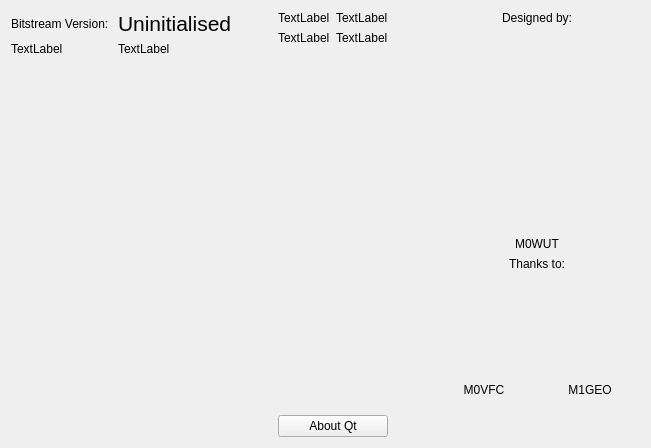
      <widget class="QWidget" name="tab_info">
       <attribute name="icon">
        <iconset resource="resources.qrc">
         <normaloff>:/resources/img/icon_info.png</normaloff>:/resources/img/icon_info.png</iconset>
       </attribute>
       <attribute name="title">
        <string/>
       </attribute>
       <layout class="QHBoxLayout" name="horizontalLayout_4">
        <item>
         <layout class="QHBoxLayout" name="horizontalLayout_3">
          <item>
           <layout class="QVBoxLayout" name="verticalLayout_6">
            <item>
             <layout class="QGridLayout" name="gridLayout_2">
              <item row="0" column="0">
               <widget class="QLabel" name="label_4">
                <property name="sizePolicy">
                 <sizepolicy hsizetype="Preferred" vsizetype="Preferred">
                  <horstretch>0</horstretch>
                  <verstretch>0</verstretch>
                 </sizepolicy>
                </property>
                <property name="minimumSize">
                 <size>
                  <width>0</width>
                  <height>0</height>
                 </size>
                </property>
                <property name="text">
                 <string>Bitstream Version: </string>
                </property>
               </widget>
              </item>
              <item row="0" column="1">
               <widget class="QLabel" name="label_bitstreamVersion">
                <property name="minimumSize">
                 <size>
                  <width>0</width>
                  <height>0</height>
                 </size>
                </property>
                <property name="font">
                 <font>
                  <pointsize>16</pointsize>
                 </font>
                </property>
                <property name="text">
                 <string>Uninitialised</string>
                </property>
               </widget>
              </item>
              <item row="1" column="0">
               <widget class="QLabel" name="label_10">
                <property name="sizePolicy">
                 <sizepolicy hsizetype="Preferred" vsizetype="Preferred">
                  <horstretch>0</horstretch>
                  <verstretch>0</verstretch>
                 </sizepolicy>
                </property>
                <property name="minimumSize">
                 <size>
                  <width>0</width>
                  <height>0</height>
                 </size>
                </property>
                <property name="text">
                 <string>TextLabel</string>
                </property>
               </widget>
              </item>
              <item row="1" column="1">
               <widget class="QLabel" name="label_8">
                <property name="minimumSize">
                 <size>
                  <width>0</width>
                  <height>0</height>
                 </size>
                </property>
                <property name="text">
                 <string>TextLabel</string>
                </property>
               </widget>
              </item>
             </layout>
            </item>
            <item>
             <spacer name="verticalSpacer_2">
              <property name="orientation">
               <enum>Qt::Vertical</enum>
              </property>
              <property name="sizeType">
               <enum>QSizePolicy::Expanding</enum>
              </property>
              <property name="sizeHint" stdset="0">
               <size>
                <width>20</width>
                <height>40</height>
               </size>
              </property>
             </spacer>
            </item>
           </layout>
          </item>
          <item>
           <spacer name="horizontalSpacer_2">
            <property name="orientation">
             <enum>Qt::Horizontal</enum>
            </property>
            <property name="sizeType">
             <enum>QSizePolicy::Fixed</enum>
            </property>
            <property name="sizeHint" stdset="0">
             <size>
              <width>40</width>
              <height>20</height>
             </size>
            </property>
           </spacer>
          </item>
          <item>
           <layout class="QVBoxLayout" name="verticalLayout_5">
            <item>
             <layout class="QGridLayout" name="gridLayout_3">
              <item row="0" column="0">
               <widget class="QLabel" name="label_12">
                <property name="sizePolicy">
                 <sizepolicy hsizetype="Preferred" vsizetype="Preferred">
                  <horstretch>0</horstretch>
                  <verstretch>0</verstretch>
                 </sizepolicy>
                </property>
                <property name="minimumSize">
                 <size>
                  <width>0</width>
                  <height>0</height>
                 </size>
                </property>
                <property name="text">
                 <string>TextLabel</string>
                </property>
               </widget>
              </item>
              <item row="0" column="1">
               <widget class="QLabel" name="label_13">
                <property name="text">
                 <string>TextLabel</string>
                </property>
               </widget>
              </item>
              <item row="1" column="0">
               <widget class="QLabel" name="label_14">
                <property name="sizePolicy">
                 <sizepolicy hsizetype="Preferred" vsizetype="Preferred">
                  <horstretch>0</horstretch>
                  <verstretch>0</verstretch>
                 </sizepolicy>
                </property>
                <property name="minimumSize">
                 <size>
                  <width>0</width>
                  <height>0</height>
                 </size>
                </property>
                <property name="text">
                 <string>TextLabel</string>
                </property>
               </widget>
              </item>
              <item row="1" column="1">
               <widget class="QLabel" name="label_15">
                <property name="text">
                 <string>TextLabel</string>
                </property>
               </widget>
              </item>
             </layout>
            </item>
            <item>
             <spacer name="verticalSpacer_3">
              <property name="orientation">
               <enum>Qt::Vertical</enum>
              </property>
              <property name="sizeType">
               <enum>QSizePolicy::Expanding</enum>
              </property>
              <property name="sizeHint" stdset="0">
               <size>
                <width>20</width>
                <height>40</height>
               </size>
              </property>
             </spacer>
            </item>
            <item>
             <widget class="QPushButton" name="button_aboutQt">
              <property name="text">
               <string>About Qt</string>
              </property>
             </widget>
            </item>
           </layout>
          </item>
         </layout>
        </item>
        <item>
         <spacer name="horizontalSpacer">
          <property name="orientation">
           <enum>Qt::Horizontal</enum>
          </property>
          <property name="sizeHint" stdset="0">
           <size>
            <width>40</width>
            <height>20</height>
           </size>
          </property>
         </spacer>
        </item>
        <item>
         <layout class="QHBoxLayout" name="horizontalLayout_7">
          <item>
           <layout class="QVBoxLayout" name="verticalLayout_4">
            <item>
             <widget class="QLabel" name="label">
              <property name="text">
               <string>Designed by:</string>
              </property>
              <property name="alignment">
               <set>Qt::AlignCenter</set>
              </property>
             </widget>
            </item>
            <item>
             <widget class="QLabel" name="label_img_wut">
              <property name="sizePolicy">
               <sizepolicy hsizetype="Minimum" vsizetype="Minimum">
                <horstretch>0</horstretch>
                <verstretch>0</verstretch>
               </sizepolicy>
              </property>
              <property name="minimumSize">
               <size>
                <width>200</width>
                <height>200</height>
               </size>
              </property>
              <property name="text">
               <string/>
              </property>
              <property name="pixmap">
               <pixmap resource="resources.qrc">:/resources/img/m0wut.png</pixmap>
              </property>
              <property name="alignment">
               <set>Qt::AlignCenter</set>
              </property>
             </widget>
            </item>
            <item>
             <widget class="QLabel" name="label_6">
              <property name="text">
               <string>M0WUT</string>
              </property>
              <property name="alignment">
               <set>Qt::AlignCenter</set>
              </property>
             </widget>
            </item>
            <item>
             <widget class="QLabel" name="label_7">
              <property name="text">
               <string>Thanks to:</string>
              </property>
              <property name="alignment">
               <set>Qt::AlignCenter</set>
              </property>
             </widget>
            </item>
            <item>
             <layout class="QHBoxLayout" name="horizontalLayout_2">
              <item>
               <layout class="QVBoxLayout" name="verticalLayout_2">
                <item>
                 <widget class="QLabel" name="label_img_vfc">
                  <property name="sizePolicy">
                   <sizepolicy hsizetype="Minimum" vsizetype="Minimum">
                    <horstretch>0</horstretch>
                    <verstretch>0</verstretch>
                   </sizepolicy>
                  </property>
                  <property name="minimumSize">
                   <size>
                    <width>100</width>
                    <height>100</height>
                   </size>
                  </property>
                  <property name="text">
                   <string/>
                  </property>
                  <property name="pixmap">
                   <pixmap resource="resources.qrc">:/resources/img/m0vfc.png</pixmap>
                  </property>
                  <property name="alignment">
                   <set>Qt::AlignCenter</set>
                  </property>
                 </widget>
                </item>
                <item>
                 <widget class="QLabel" name="label_9">
                  <property name="text">
                   <string>M0VFC</string>
                  </property>
                  <property name="alignment">
                   <set>Qt::AlignCenter</set>
                  </property>
                 </widget>
                </item>
               </layout>
              </item>
              <item>
               <layout class="QVBoxLayout" name="verticalLayout_3">
                <item>
                 <widget class="QLabel" name="label_img_geo">
                  <property name="sizePolicy">
                   <sizepolicy hsizetype="Minimum" vsizetype="Minimum">
                    <horstretch>0</horstretch>
                    <verstretch>0</verstretch>
                   </sizepolicy>
                  </property>
                  <property name="minimumSize">
                   <size>
                    <width>100</width>
                    <height>100</height>
                   </size>
                  </property>
                  <property name="text">
                   <string/>
                  </property>
                  <property name="pixmap">
                   <pixmap resource="resources.qrc">:/resources/img/m1geo.png</pixmap>
                  </property>
                  <property name="alignment">
                   <set>Qt::AlignCenter</set>
                  </property>
                 </widget>
                </item>
                <item>
                 <widget class="QLabel" name="label_11">
                  <property name="text">
                   <string>M1GEO</string>
                  </property>
                  <property name="alignment">
                   <set>Qt::AlignCenter</set>
                  </property>
                 </widget>
                </item>
               </layout>
              </item>
             </layout>
            </item>
            <item>
             <spacer name="verticalSpacer">
              <property name="orientation">
               <enum>Qt::Vertical</enum>
              </property>
              <property name="sizeHint" stdset="0">
               <size>
                <width>20</width>
                <height>40</height>
               </size>
              </property>
             </spacer>
            </item>
           </layout>
          </item>
         </layout>
        </item>
       </layout>
      </widget>
